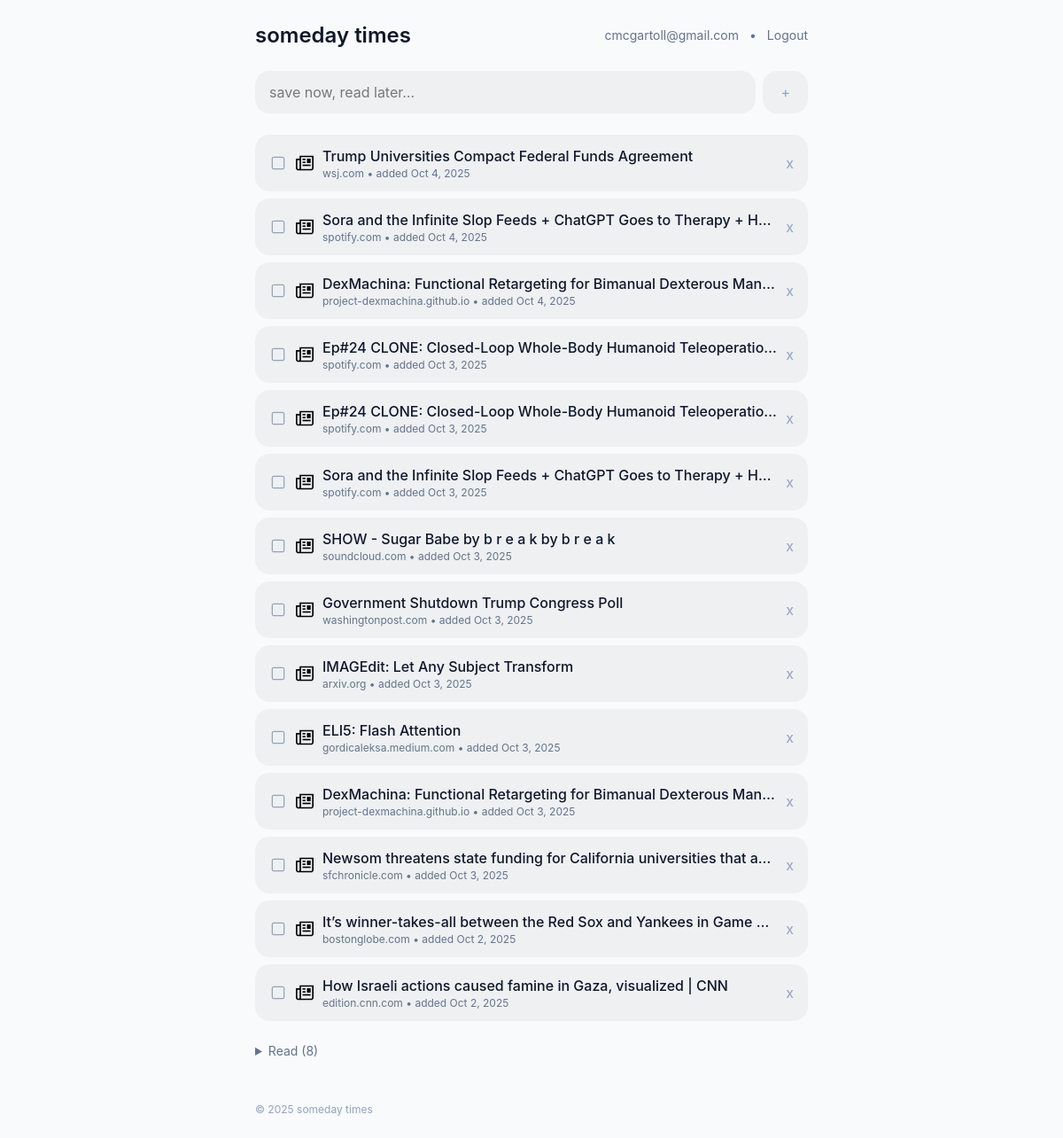
The page / (signed in) on the database its author committed.
### app.py (models this page shows, shortened)
class User(UserMixin, db.Model):
    __tablename__ = 'users'
    id = db.Column(db.Integer, primary_key=True)
    email = db.Column(db.String(255), unique=True, nullable=False)
    password_hash = db.Column(db.String(255), nullable=False)
    created_at = db.Column(db.DateTime, default=datetime.utcnow)

class Article(db.Model):
    __tablename__ = 'articles'
    id = db.Column(db.Integer, primary_key=True)
    user_id = db.Column(db.Integer, db.ForeignKey('users.id'), nullable=False)
    url = db.Column(db.Text, nullable=False)
    title = db.Column(db.Text, nullable=True)
    publisher = db.Column(db.String(255), nullable=True)
    favicon_url = db.Column(db.Text, nullable=True)
    created_at = db.Column(db.DateTime, default=datetime.utcnow)
    date_read = db.Column(db.DateTime, nullable=True)
    user = db.relationship('User', backref=db.backref('articles', lazy='dynamic'))

### app.py (the view, shortened to what this page needs)
@app.route('/', methods=['GET', 'POST'])
@login_required
def index():
    view = request.args.get('view', 'all')
    q = Article.query.filter_by(user_id=current_user.id)
    if view == 'unread':
        q = q.filter(Article.date_read.is_(None)).order_by(desc(Article.created_at))
    elif view == 'read':
        q = q.filter(Article.date_read.is_not(None)).order_by(desc(Article.date_read))
    else:
        q = q.order_by(
            case((Article.date_read.is_(None), 0), else_=1),
            desc(Article.date_read),
            desc(Article.created_at),
        )
    items = q.all()
    return render_template('index.html', items=items, view=view)

### app.py (called while the page is built)
@login_manager.user_loader
def load_user(user_id):
    return db.session.get(User, int(user_id))

@app.before_request
def ensure_db():
    if ENV == "development":
        with app.app_context():
            db.create_all()

### templates/index.html (shortened to what this page needs)
{% extends 'base.html' %}
{% block content %}
  <form
    method="post"
    hx-post="{{ url_for('index') }}"
    hx-target="#unread-list"
    hx-swap="afterbegin"
    hx-on="htmx:afterRequest: this.reset(); this.querySelector('[name=url]').focus()"
    class="flex items-center gap-2 mb-6"
  >
    <input name="url" type="url" required placeholder="save now, read later…"
           class="flex-1 px-4 py-3 rounded-2xl border-0 outline-none bg-black bg-opacity-[0.04] placeholder:text-black placeholder:opacity-50 text-base" />
    <button class="px-5 py-3 rounded-2xl bg-black bg-opacity-[0.04] hover:bg-opacity-[0.12] transition-colors text-slate-400 hover:text-slate-700">+</button>
  </form>
  {% if items|length == 0 %}
    <p class="text-slate-500">No saved links yet. Paste your first one above.</p>
  {% else %}
    {% set unread = items|selectattr('date_read', 'none')|list %}
    {% set read = items|rejectattr('date_read', 'none')|list %}
    {% if unread %}
    <ul id="unread-list" class="space-y-2 mb-6">
      {% for a in unread %}
      <li id="article-{{ a.id }}" class="bg-black bg-opacity-[0.04] rounded-2xl px-4 py-3 flex items-center gap-2.5">
        <form
          action="{{ url_for('toggle', article_id=a.id) }}"
          method="post"
          hx-post="{{ url_for('toggle', article_id=a.id) }}"
          hx-target="body"
          hx-swap="none"
        >
          <button type="submit" class="w-5 h-5 flex items-center justify-center">
            <img src="{{ url_for('static', filename='icons/checkbox-unchecked.svg') }}" alt="Unchecked" class="w-5 h-5" />
          </button>
        </form>
        {% if a.favicon_url %}
          <img src="{{ a.favicon_url }}" class="w-5 h-5" alt="favicon"
               onerror="this.src='{{ url_for('static', filename='icons/default.svg') }}'">
        {% else %}
          <img src="{{ url_for('static', filename='icons/default.svg') }}" class="w-5 h-5" alt="favicon">
        {% endif %}
        <div class="min-w-0 flex-1">
          <a href="{{ a.url }}" target="_blank" rel="noopener"
             class="font-medium hover:underline truncate block">{{ a.title or a.url }}</a>
          <div class="text-xs text-slate-500">
            {{ a.publisher }} • added
            <span class="js-localtime" data-ts="{{ a.created_at.isoformat() }}Z" data-style="datetime">{{ a.created_at.strftime('%b %-d, %I:%M %p') }}</span>
          </div>
        </div>
        <form
          action="{{ url_for('delete', article_id=a.id) }}"
          method="post"
          hx-post="{{ url_for('delete', article_id=a.id) }}"
          hx-target="#article-{{ a.id }}"
          hx-swap="delete"
        >
          <button class="text-m text-slate-400 hover:text-red-600">
            x
          </button>
        </form>
      </li>
      {% endfor %}
    </ul>
    {% else %}
    <ul id="unread-list" class="space-y-2 mb-6"></ul>
    {% endif %}
    <details id="read-block" class="mt-6" {% if read %}{% endif %}>
      <summary class="cursor-pointer text-sm text-slate-500 hover:text-slate-700 mb-2">
        Read (<span id="read-count">{{ read|length }}</span>)
      </summary>
    </details>
  {% endif %}
{% endblock %}

### templates/base.html (shortened to what this page needs)
<!doctype html>
<html lang="en">
<head>
  <script src="https://cdn.tailwindcss.com"></script>
</head>
<body class="bg-slate-50 text-slate-900">
  <div class="max-w-2xl mx-auto p-6">
    <header class="flex items-center justify-between mb-6">
      <h1 class="text-2xl font-semibold">someday times</h1>
      {% if current_user.is_authenticated %}
      <div class="text-sm flex items-center gap-3">
        <span class="text-slate-500">{{ current_user.email }}</span>
        <p class="text-slate-500">•</p>
        <a href="{{ url_for('logout') }}" class="text-slate-500 hover:text-slate-900">Logout</a>
      </div>
      {% endif %}
    </header>
    {% block content %}{% endblock %}
    <footer class="mt-10 text-xs text-slate-400">© {{ 2025 }} someday times</footer>
  </div>
</body>
</html>

### templates/base.html (style rules this page uses)
body { font-family: -apple-system, BlinkMacSystemFont, "SF Pro", "Segoe UI", system-ui, sans-serif; }

### rows shown on the page
User: email "cmcgartoll@gmail.com"
Article: title "Trump Universities Compact Federal Funds Agreement", publisher "wsj.com"
Article: title "Sora and the Infinite Slop Feeds + ChatGPT Goes to Therapy + H…", publisher "spotify.com"
Article: title "DexMachina: Functional Retargeting for Bimanual Dexterous Man…", publisher "project-dexmachina.github.io"
Article: title "Ep#24 CLONE: Closed-Loop Whole-Body Humanoid Teleoperatio…", publisher "spotify.com"
Article: title "Ep#24 CLONE: Closed-Loop Whole-Body Humanoid Teleoperatio…", publisher "spotify.com"
Article: title "Sora and the Infinite Slop Feeds + ChatGPT Goes to Therapy + H…", publisher "spotify.com"
Article: title "SHOW - Sugar Babe by b r e a k by b r e a k", publisher "soundcloud.com"
Article: title "Government Shutdown Trump Congress Poll", publisher "washingtonpost.com"
Article: title "IMAGEdit: Let Any Subject Transform", publisher "arxiv.org"
Article: title "ELI5: Flash Attention", publisher "gordicaleksa.medium.com"
Article: title "DexMachina: Functional Retargeting for Bimanual Dexterous Man…", publisher "project-dexmachina.github.io"
Article: title "Newsom threatens state funding for California universities that a…", publisher "sfchronicle.com"
Article: title "It’s winner-takes-all between the Red Sox and Yankees in Game…", publisher "bostonglobe.com"
Article: title "How Israeli actions caused famine in Gaza, visualized | CNN", publisher "edition.cnn.com"

### other values the page prints
{{ read|length }} "8"
{{ 2025 }} "2025"
